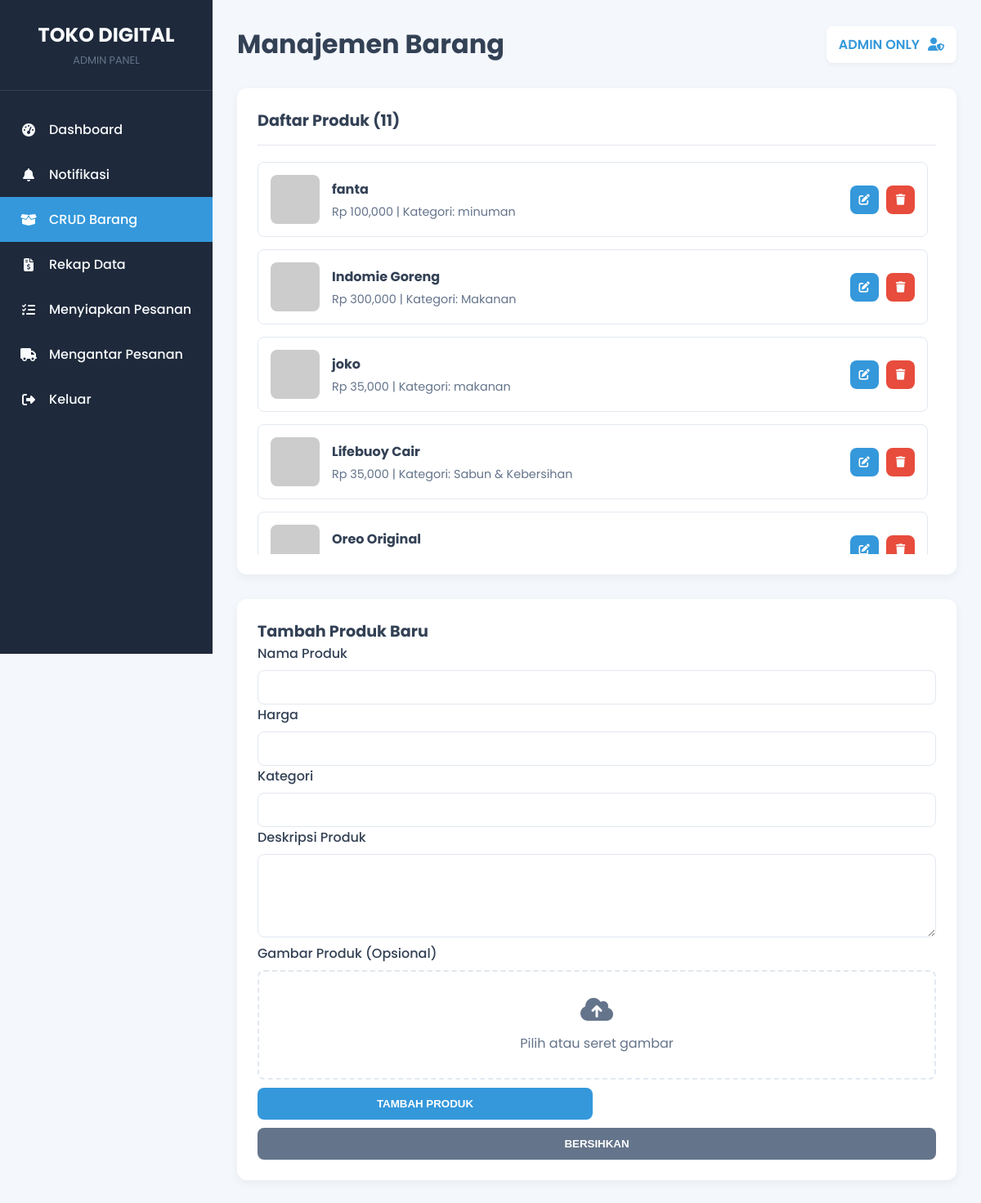
Page /admin_crud.php on the committed database.
### tables this page shows
CREATE TABLE `products` (
  `id` varchar(20) NOT NULL,
  `name` varchar(255) NOT NULL,
  `price` int(11) NOT NULL,
  `image` varchar(255) DEFAULT NULL,
  `category` varchar(100) DEFAULT NULL,
  `description` text DEFAULT NULL,
  `thumbnails` text DEFAULT NULL
);

### admin_crud.php (the view, shortened to what this page needs)
<?php
require_once 'koneksi.php';
$query = "SELECT * FROM products ORDER BY name ASC";
$result = mysqli_query($koneksi, $query);
$admin_products = [];
if ($result) {
    while($row = mysqli_fetch_assoc($result)) {
        $admin_products[] = $row;
    }
}
?>
<!DOCTYPE html>
<html lang="id">
<head>
    <link rel="stylesheet" href="admin-style.css">
    <link rel="stylesheet" href="https://cdnjs.cloudflare.com/ajax/libs/font-awesome/6.5.1/css/all.min.css">
</head>
<body>
    <div class="admin-layout">
        <aside class="sidebar">
            <div class="sidebar-header">
                <h2>TOKO DIGITAL</h2>
                <span>ADMIN PANEL</span>
            </div>
            <nav class="sidebar-nav">
                <ul>
                    <li><a href="admin.php"><i class="fas fa-tachometer-alt"></i> <span>Dashboard</span></a></li>
                    <li><a href="admin_notifikasi.php"><i class="fas fa-bell"></i> <span>Notifikasi</span></a></li>
                    <li class="active"><a href="admin_crud.php"><i class="fas fa-box-open"></i> <span>CRUD Barang</span></a></li>
                    <li><a href="admin_rekap.php"><i class="fas fa-file-invoice-dollar"></i> <span>Rekap Data</span></a></li>
                    <li><a href="admin_menyiapkan.php"><i class="fas fa-tasks"></i> <span>Menyiapkan Pesanan</span></a></li>
                    <li><a href="admin_mengantar.php"><i class="fas fa-truck"></i> <span>Mengantar Pesanan</span></a></li>
                    <li><a href="index.php"><i class="fas fa-sign-out-alt"></i> <span>Keluar</span></a></li>
                </ul>
            </nav>
        </aside>
        <main class="main-content">
            <header class="main-header">
                <h1>Manajemen Barang</h1>
                 <div class="admin-profile"><span>ADMIN ONLY</span><i class="fas fa-user-shield"></i></div>
            </header>
            <div class="crud-layout">
                <div class="product-list-section">
                    <div class="list-header"><h3>Daftar Produk (<?php echo count($admin_products); ?>)</h3></div>
                    <div class="product-grid-admin">
                         <?php foreach ($admin_products as $product): ?>
                        <div class="product-card-admin"
                             data-id="<?php echo htmlspecialchars($product['id']); ?>"
                             data-name="<?php echo htmlspecialchars($product['name']); ?>"
                             data-price="<?php echo htmlspecialchars($product['price']); ?>"
                             data-category="<?php echo htmlspecialchars($product['category']); ?>"
                             data-description="<?php echo htmlspecialchars($product['description']); ?>"
                             data-image="<?php echo htmlspecialchars($product['image']); ?>">
                            <img src="<?php echo $product['image']; ?>" alt="<?php echo $product['name']; ?>" onerror="this.src='https://placehold.co/60x60/e0e0e0/333?text=Error'">
                            <div class="product-details-admin">
                                <h4><?php echo $product['name']; ?></h4>
                                <p>Rp <?php echo number_format($product['price']); ?> | Kategori: <?php echo $product['category']; ?></p>
                            </div>
                            <div class="product-actions-admin">
                                <button class="btn-admin edit"><i class="fas fa-edit"></i></button>
                                <form action="crud_process.php" method="POST" style="display:inline;" onsubmit="return confirm('Apakah Anda yakin ingin menghapus produk ini?');">
                                    <button type="submit" name="delete_product" class="btn-admin delete"><i class="fas fa-trash"></i></button>
                                </form>
                            </div>
                        </div>
                        <?php endforeach; ?>
                    </div>
                </div>
                <div class="product-form-section">
                    <h3 id="form-title">Tambah Produk Baru</h3>
                    <form id="crud-form" action="crud_process.php" method="POST" enctype="multipart/form-data">
                        <div class="form-group-crud">
                            <label for="product_name">Nama Produk</label>
                            <input type="text" id="product_name" name="product_name" required>
                        </div>
                        <div class="form-group-crud">
                            <label for="product_price">Harga</label>
                            <input type="number" id="product_price" name="product_price" required>
                        </div>
                        <div class="form-group-crud">
                            <label for="product_category">Kategori</label>
                            <input type="text" id="product_category" name="product_category" required>
                        </div>
                        <div class="form-group-crud">
                            <label for="product_desc">Deskripsi Produk</label>
                            <textarea id="product_desc" name="product_desc" rows="4"></textarea>
                        </div>
                        <div class="form-group-crud">
                            <label for="product_image">Gambar Produk (Opsional)</label>
                            <div class="image-uploader">
                                <div class="image-preview">
                                    <span id="preview-text"><i class="fas fa-cloud-upload-alt"></i><p>Pilih atau seret gambar</p></span>
                                </div>
                            </div>
                        </div>
                        <div class="form-actions-crud">
                            <button type="submit" class="btn-form add" id="submit-btn">TAMBAH PRODUK</button>
                            <button type="button" class="btn-form clear" id="clear-btn">BERSIHKAN</button>
                        </div>
                    </form>
                </div>
            </div>
        </main>
    </div>
</body>
</html>

### admin-style.css (style rules this page uses)
:root { --bg-main: #f4f7fc; --bg-sidebar: #1e293b; --text-light: #f8fafc; --text-dark: #334155; --text-muted: #64748b; --border-color: #e2e8f0; --primary-blue: #3498db; --green: #2ecc71; --orange: #f39c12; --red: #e74c3c; --purple: #9b59b6; }
body { margin: 0; font-family: 'Poppins', sans-serif; background-color: var(--bg-main); color: var(--text-dark); }
.admin-layout { display: flex; }
.sidebar { width: 260px; background-color: var(--bg-sidebar); color: var(--text-light); height: 100vh; position: fixed; top: 0; left: 0; display: flex; flex-direction: column; }
.sidebar-header { padding: 25px; text-align: center; border-bottom: 1px solid #334155; }
.sidebar-header h2 { margin: 0; font-size: 1.5rem; }
.sidebar-header span { font-size: 0.8rem; color: var(--text-muted); }
.sidebar-nav ul { list-style: none; padding: 20px 0; margin: 0; }
.sidebar-nav li a { display: flex; align-items: center; gap: 15px; padding: 15px 25px; color: var(--text-light); text-decoration: none; font-weight: 500; transition: background-color 0.3s ease, color 0.3s ease; }
.sidebar-nav li a:hover, .sidebar-nav li.active a { background-color: var(--primary-blue); color: #fff; }
.sidebar-nav li a i { width: 20px; text-align: center; }
.main-content { margin-left: 260px; padding: 30px; width: calc(100% - 260px); box-sizing: border-box; }
.main-header { display: flex; justify-content: space-between; align-items: center; margin-bottom: 30px; }
.main-header h1 { margin: 0; font-size: 2rem; }
.date-info, .admin-profile { display: flex; align-items: center; gap: 10px; background-color: #fff; padding: 10px 15px; border-radius: 8px; box-shadow: 0 2px 5px rgba(0,0,0,0.05); }
.admin-profile { font-weight: 600; color: var(--primary-blue); }
.crud-layout { display: grid; grid-template-columns: 1.5fr 1fr; gap: 30px; align-items: flex-start; }
.product-list-section, .product-form-section { background-color: #fff; padding: 25px; border-radius: 12px; box-shadow: 0 4px 12px rgba(0,0,0,0.05); }
.list-header { display: flex; justify-content: space-between; align-items: center; margin-bottom: 20px; padding-bottom: 15px; border-bottom: 1px solid var(--border-color); }
.list-header h3, .product-form-section h3 { margin: 0; font-size: 1.2rem; }
.product-grid-admin { display: flex; flex-direction: column; gap: 15px; max-height: 60vh; overflow-y: auto; padding-right: 10px; }
.product-card-admin { display: flex; align-items: center; gap: 15px; padding: 15px; border: 1px solid var(--border-color); border-radius: 8px; }
.product-card-admin img { width: 60px; height: 60px; border-radius: 8px; object-fit: cover; }
.product-details-admin { flex-grow: 1; }
.product-details-admin h4 { margin: 0 0 5px 0; }
.product-details-admin p { margin: 0; font-size: 0.9rem; color: var(--text-muted); }
.product-actions-admin .btn-admin { margin-left: 5px; width: 35px; height: 35px; border: none; border-radius: 8px; cursor: pointer; color: #fff; }
.btn-admin.edit { background-color: var(--primary-blue); }
.btn-admin.delete { background-color: var(--red); }
.form-group-crud label { display: block; margin-bottom: 8px; font-weight: 500; }
.form-group-crud input, .form-group-crud textarea { width: 100%; padding: 10px; border: 1px solid var(--border-color); border-radius: 8px; box-sizing: border-box; font-family: 'Poppins', sans-serif; }
.image-uploader .image-preview { border: 2px dashed var(--border-color); border-radius: 8px; padding: 30px; text-align: center; cursor: pointer; }
.image-uploader .image-preview i { font-size: 2rem; color: var(--text-muted); }
.image-uploader .image-preview p { margin: 10px 0 0 0; color: var(--text-muted); }
.form-actions-crud { display: grid; grid-template-columns: 1fr 1fr; gap: 10px; margin-top: 10px; }
.btn-form { padding: 12px; border: none; border-radius: 8px; color: #fff; cursor: pointer; font-weight: 600; }
.btn-form.add { background-color: var(--primary-blue); }
.btn-form.clear { background-color: var(--text-muted); grid-column: 1 / -1; }
@media (max-width: 1200px) { .crud-layout, .prepare-top-section { grid-template-columns: 1fr; } }

### rows in the picture
products: name "fanta", price "100,000", category "minuman"
products: name "Indomie Goreng", price "300,000", category "Makanan"
products: name "joko", price "35,000", category "makanan"
products: name "Lifebuoy Cair", price "35,000", category "Sabun & Kebersihan"
products: name "Oreo Original"

### other values in the picture
count($admin_products) "11"
